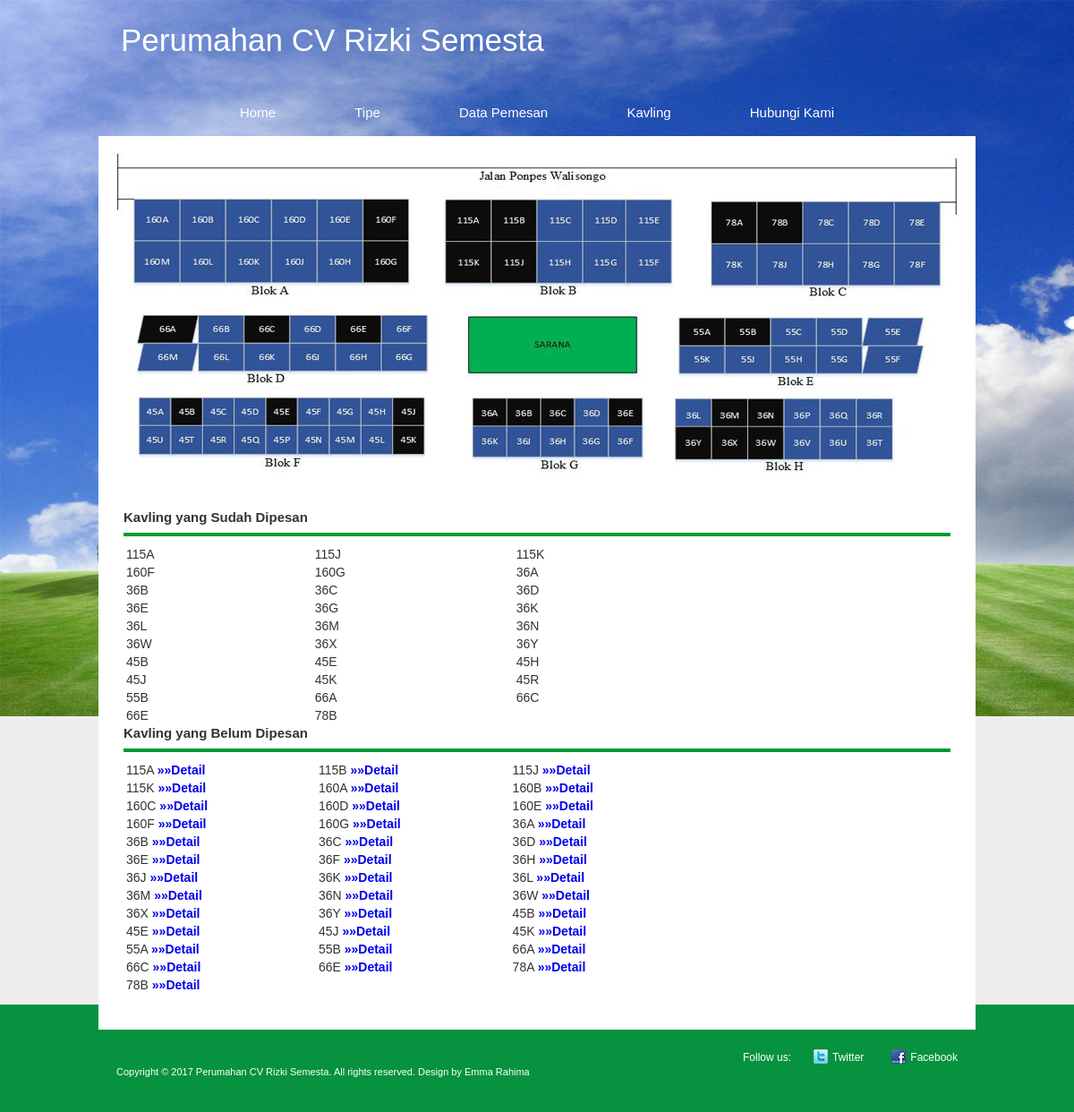
/?page=kavling, run on an earlier commit of the app's database.
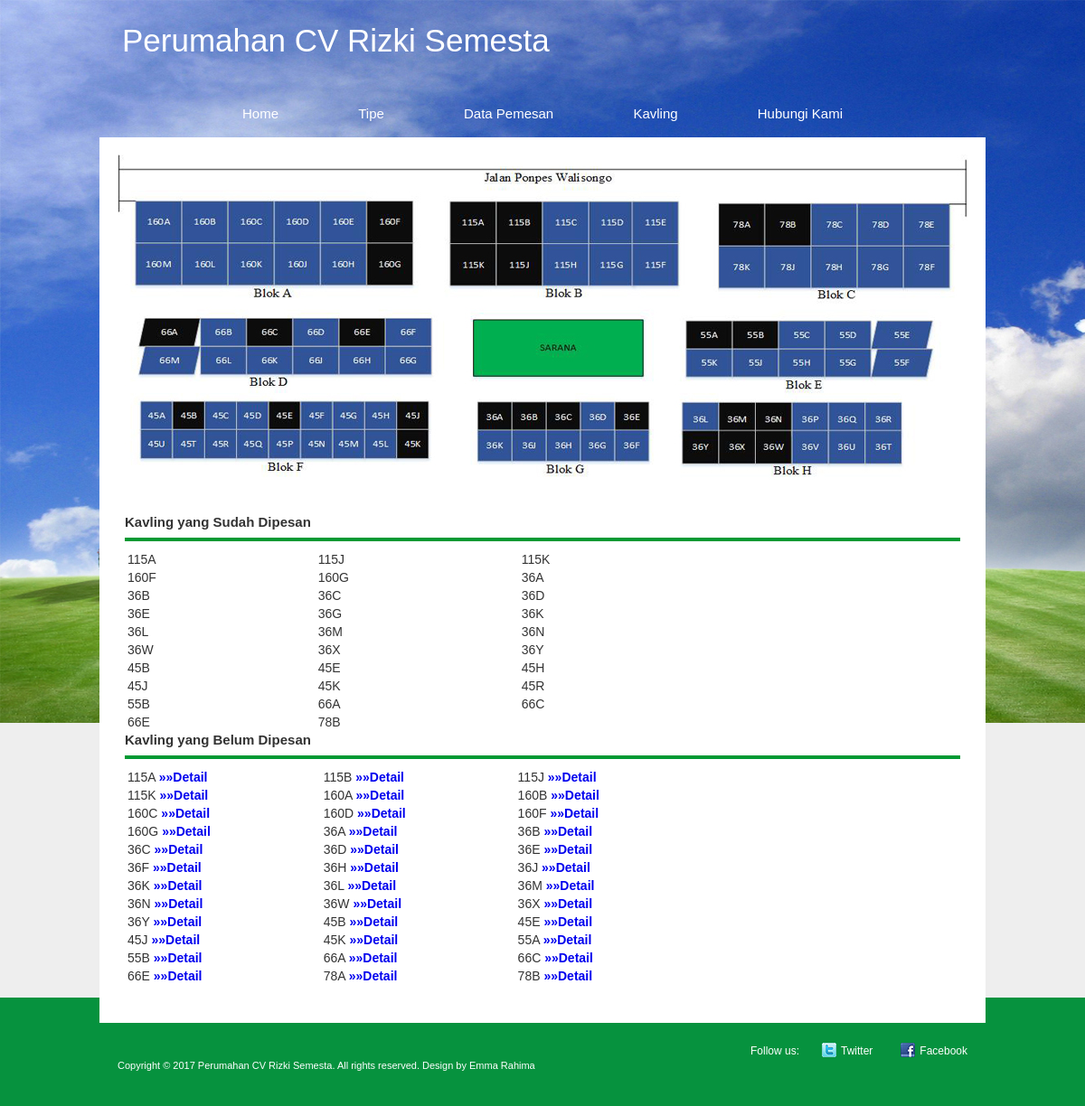
And on a later commit of the database.
### tables this page shows
CREATE TABLE `t_pemesan` (
  `id_pemesan` varchar(3) NOT NULL,
  `kd_kavling` varchar(4) NOT NULL,
  `nama` varchar(25) NOT NULL,
  `nik` varchar(16) NOT NULL,
  `jns_kel` varchar(6) NOT NULL,
  `tp_lahir` varchar(15) NOT NULL,
  `tgl_lahir` date NOT NULL,
  `alamat` text NOT NULL,
  `status` varchar(11) NOT NULL,
  `pekerjaan` varchar(20) NOT NULL,
  `telp` varchar(13) NOT NULL,
  `bank` varchar(7) NOT NULL,
  `foto` varchar(30) NOT NULL,
  `app` tinyint(1) NOT NULL,
  `jual` tinyint(1) NOT NULL
);

CREATE TABLE `t_kavling` (
  `kd_kavling` varchar(4) NOT NULL,
  `kd_tipe` varchar(3) NOT NULL,
  `luas` int(3) NOT NULL,
  `lebih` int(3) NOT NULL,
  `by_lebih` int(8) NOT NULL,
  `keterangan` text NOT NULL,
  `status` tinyint(1) NOT NULL
);

### kavling.php (the view)
<?php
include "kon_db.php";
?>
<div class="banner"> <img src="img/denahkavling0.jpg" alt="kavling al huda"> </div>
<div class="content_bottom">
		<h3>Kavling yang Sudah Dipesan</h3>
		<table width="70%">
			<tr>
			<?php
			$index = 0;
			$query=mysqli_query($koneksi, "select * from t_pemesan where app=1 order by kd_kavling");
			while($row=mysqli_fetch_array($query)) {
			?>
				<td valign="middle"><?php echo $row['kd_kavling'];?></td>
				<?php
					$index += 1;
					if ( $index % 3 == 0 ){
						echo( "</tr><tr>" );
					} ?>
			<?php
			} ?>
		</table>
		<h3>Kavling yang Belum Dipesan</h3>
		<table width="70%">
			<tr>
			<?php
			$index1 = 0;
			$query1=mysqli_query($koneksi, "select * from t_kavling where status=0 order by kd_kavling");
			while($row1=mysqli_fetch_array($query1)) {
			?>
				<td valign="middle"><?php echo $row1['kd_kavling'];?> <a href="?page=detail_kavling&kd_kavling=<?php echo $row1['kd_kavling'];?>"><strong>&raquo;&raquo;Detail</strong></a></td>
				<?php
					$index1 += 1;
					if ( $index1 % 3 == 0 ){
						echo( "</tr><tr>" );
					} ?>
			<?php
			} ?>
		</table>
</div>

### index.php (shortened to what this page needs)
<!DOCTYPE HTML PUBLIC "-//W3C//DTD HTML 4.01//EN" "http://www.w3.org/TR/html4/strict.dtd">
<html>
<head>
<link type="text/css" rel="stylesheet" href="css/style.css">
<link href="jquery_custom/jquery-ui.css" rel='stylesheet' type='text/css'/>
</head>
<body>
<div class="outer">
  <div class="wrapper">
    <div class="header">
      <div class="header_top">
        <div class="logo fl-lt"> <a href="#">Perumahan CV Rizki Semesta</a> </div>
      </div>
      <div class="menu">
        <ul>
          <li><a href="?page=home">Home</a></li>
          <li><a href="?page=tipe">Tipe</a></li>
		  <li><a href="?page=pemesan">Data Pemesan</a></li>
          <li><a href="?page=kavling">Kavling</a></li>
          <li><a href="?page=kontak">Hubungi Kami</a></li>
        </ul>
      </div>
    </div>
    <div class="content">
      <?php include "konten.php"; ?>
    </div>
  </div>
</div>
<div class="footer_wrap">
  <div class="wrapper">
    <div class="footer_left fl-lt">
      <p>Copyright © 2017 Perumahan CV Rizki Semesta. All rights reserved. Design by Emma Rahima</a></p>
    </div>
    <div class="footer_right fl-rt"> <span class="fl-lt">Follow us:</span> <a href="#" class="fl-lt"> <img src="img/twitter.png" alt=""> Twitter </a> <a href="#" class="fl-rt"> <img src="img/fb.png" alt=""> Facebook </a>
    </div>
  </div>
</div>
</body>
</html>

### konten.php (shortened to what this page needs)
<?php
$page = isset($_GET['page']) ? $_GET['page'] : null;
switch($page){
case "kavling":
    include "kavling.php";
break;
}
?>

### css/style.css (style rules this page uses)
a, img a, img, a img { border:0; outline:0; text-decoration:none; }
.fl-lt { float:left; }
.fl-rt { float:right; }
body { background:#eeeeee; font-family: Arial, Helvetica, sans-serif; font-size:15px; font-weight:normal; color:#000; padding:0px; margin:0px; }
.outer { background:url(../img/c.jpg) repeat-x left top; }
.wrapper { width:980px; margin:0 auto; }
.header_top { padding:25px 20px 25px 25px; }
.logo { font-size:35px; font-family:"Trebuchet MS", Arial, Helvetica, sans-serif; color:#FFF; }
.logo a { color:#fff; }
.menu { text-align:center; }
.menu ul { margin:0px; padding:10px 0 0 0; list-style:none; }
.menu ul li { display:inline; padding:0 42px; line-height:52px; }
.menu ul li a { font-size:15px; color:#fff; font-family:"Trebuchet MS", Arial, Helvetica, sans-serif; }
.content { padding:19px 20px 19px 20px; font-size:14px; color:#333333; background:#fff; position:relative; z-index:2; text-align:justify; }
.content_bottom { padding:31px 8px 20px 8px; }
.content h3 { color:#333333; font-size:15px; font-family:"Trebuchet MS", Arial, Helvetica, sans-serif; font-weight:bold; border-bottom:4px solid #009933; padding-bottom:9px; margin:0 0 9px 0; }
.footer_wrap { position:relative; z-index:1; background:#06923e; margin-top:-28px; padding:48px 0 28px 0; }
.footer_left { width:600px; padding:0 20px; font-size:11px; color:#fff; }
.footer_left p { margin-top:21px; }
.footer_right { padding:0 20px; width:240px; font-size:12px; color:#fff; line-height:18px; margin-top:2px; }
.footer_right span { display:block; padding-right: 10px; }
.footer_right a { color:#fff; margin:0 0 0 15px; }
.footer_right a img { margin-right:5px; float:left; }

What changed in the data, as far as the page shows it:
no longer on this page (row edited): t_kavling: kd_kavling "160E"
